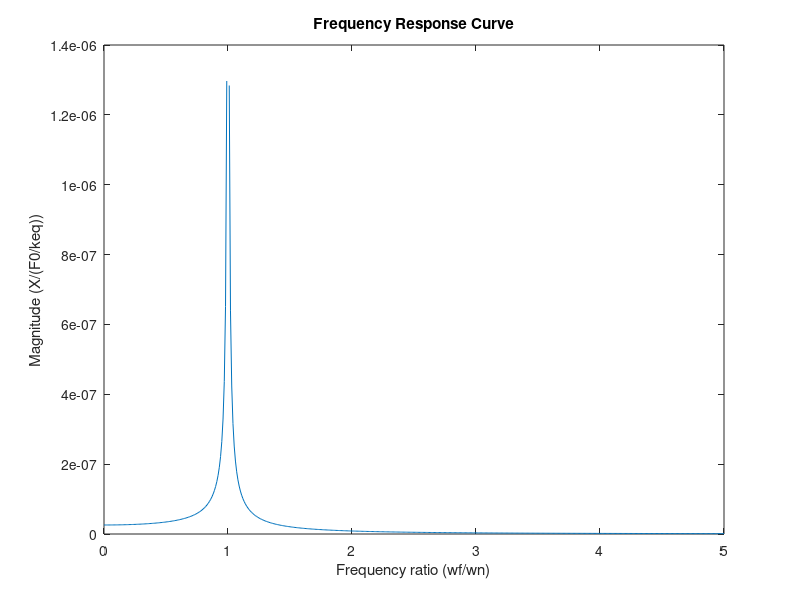

The MATLAB source for this figure:
% Shishir Khanal
% ME 4440
% Mechanical Vibrations Project
% Group Members:
% Sheeren Aljumah
% Jose Nunez Torres
% Shishir Khamal
% Date: 12/7/2018
% Purpose : Develop a simulation for the frequency response of the particular
% solution of the vibration system of interest
%-------------------------------------------------------------
clear; clc;
% Clears the screen and workspace for fresh start every time
mu = 1.1;
% Assume coefficient of kinetic friction between two aluminiums is taken as
% 1.1
M = 0.065;
% Total mass of the load and the motor is taken as 0.065kg
m0 = 0.018;
% mass odfload is taken as 0.18 kg
g = 9.81;
% Acceleration due to gravity is 9.81 ms^-2
e = 0.023 ;
% eccentricity of the rotating mass is 0.023 m
wf = ((4*mu*M*g)/(m0*e*pi))^(1/2);
% equation for limiting angular frequency
k1 = 3.45;
k2 = 6.75;
% Spring constant is taken as 10.2 N/m
keq = k1+k2;
%wn = (keq/(M+m0))^(1/2);
wn = (keq/0.15)^(1/2);
% equation for natural frequency
F0 = m0*e*wf^2;
% equation for F0
N = M*g;
% expression for Normal force
Term1 = 1-((4*mu*N)/(pi*F0))^2;
r = 0:0.01:5;
Term2 = (1-(r.^2)).^2;
X = (F0/keq)*((Term1./(Term2))).^(1/2) ;
Mag = abs(X/(F0/keq));
t = 0:0.01:5;
% expression for particular solution
plot(t,Mag);
title('Frequency Response Curve');
ylabel('Magnitude (X/(F0/keq))');
xlabel('Frequency ratio (wf/wn)');
